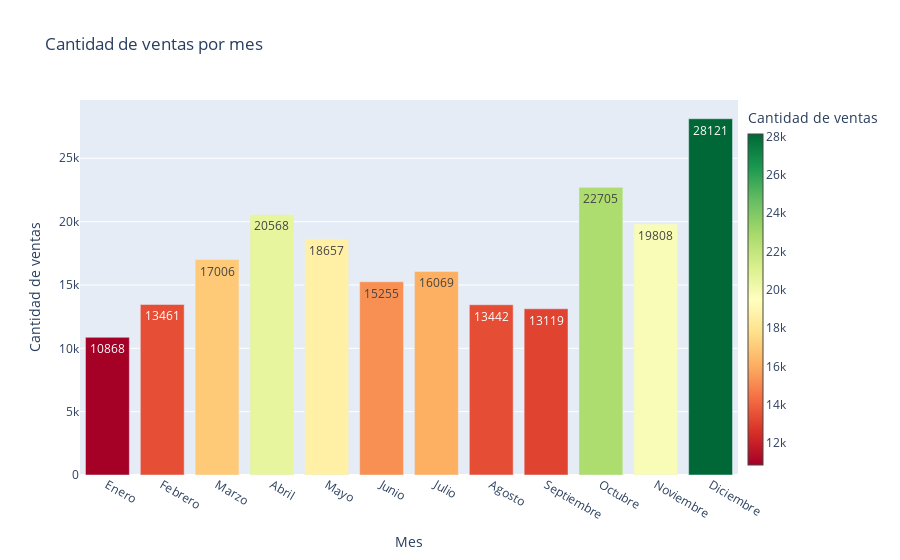

Source (notebook cell):
### Markdown cell above
* ¿Cómo variaron las ventas a lo largo de los diferentes meses?

### Code cell
meses = ['Enero', 'Febrero', 'Marzo', 'Abril', 'Mayo', 'Junio',
        'Julio', 'Agosto', 'Septiembre', 'Octubre', 'Noviembre', 'Diciembre']

# Creo listas para almacenar los totales de ventas y los nombres de los meses
totales_ventas = []
nombres_meses = []


for mes in meses:
    dataframe_mes = dataframes[mes]   #primera vuelta enero, utilizo la clave para extraer el mes
    dataframe_mes = extraer_datos(dataframe_mes) #primera llamada al la func le paso el dtframe enero

    total_ventas_mes = dataframe_mes['Cantidad Pedida'].sum()  #primera vuelta sigue con enero y de la columna cant ped sumo la cant de enero
    totales_ventas.append(total_ventas_mes)  # agrego a la lista de total ventas esa suma
    nombres_meses.append(mes)         # agrego a la lista el nombre del mes

# Creo el objeto figura con el gráfico de barras
fig = go.Figure()

fig.add_trace(go.Bar(
    x=nombres_meses,
    y=totales_ventas,
    marker=dict(color=totales_ventas, colorscale = 'RdYlGn', colorbar=dict(title="Cantidad de ventas", x=1.0, thickness=15)),  # Color y barra de colores
    text=totales_ventas,
    textposition='auto',  # Muestro el valor encima de las barras

))

# Configuro los ejes y los títulos
fig.update_layout(
    title="Cantidad de ventas por mes",
    xaxis=dict(title="Mes"),
    yaxis=dict(title="Cantidad de ventas"),
)

fig.show()

### Figure 1 — Plotly figure (JSON) as saved in the notebook; plotly's stock layout.template omitted (floating-point values rounded to 4 significant figures)
{"data": [{"marker": {"color": [10868, 13461, 17006, 20568, 18657, 15255, 16069, 13442, 13119, 22705, 19808, 28121], "colorbar": {"thickness": 15, "title": {"text": "Cantidad de ventas"}, "x": 1}, "colorscale": [[0, "rgb(165,0,38)"], [0.1, "rgb(215,48,39)"], [0.2, "rgb(244,109,67)"], [0.3, "rgb(253,174,97)"], [0.4, "rgb(254,224,139)"], [0.5, "rgb(255,255,191)"], [0.6, "rgb(217,239,139)"], [0.7, "rgb(166,217,106)"], [0.8, "rgb(102,189,99)"], [0.9, "rgb(26,152,80)"], [1, "rgb(0,104,55)"]]}, "text": ["10868", "13461", "17006", "20568", "18657", "15255", "16069", "13442", "13119", "22705", "19808", "28121"], "textposition": "auto", "type": "bar", "x": ["Enero", "Febrero", "Marzo", "Abril", "Mayo", "Junio", "Julio", "Agosto", "Septiembre", "Octubre", "Noviembre", "Diciembre"], "y": [10868, 13461, 17006, 20568, 18657, 15255, 16069, 13442, 13119, 22705, 19808, 28121]}], "layout": {"title": {"text": "Cantidad de ventas por mes"}, "xaxis": {"title": {"text": "Mes"}}, "yaxis": {"title": {"text": "Cantidad de ventas"}}}}
